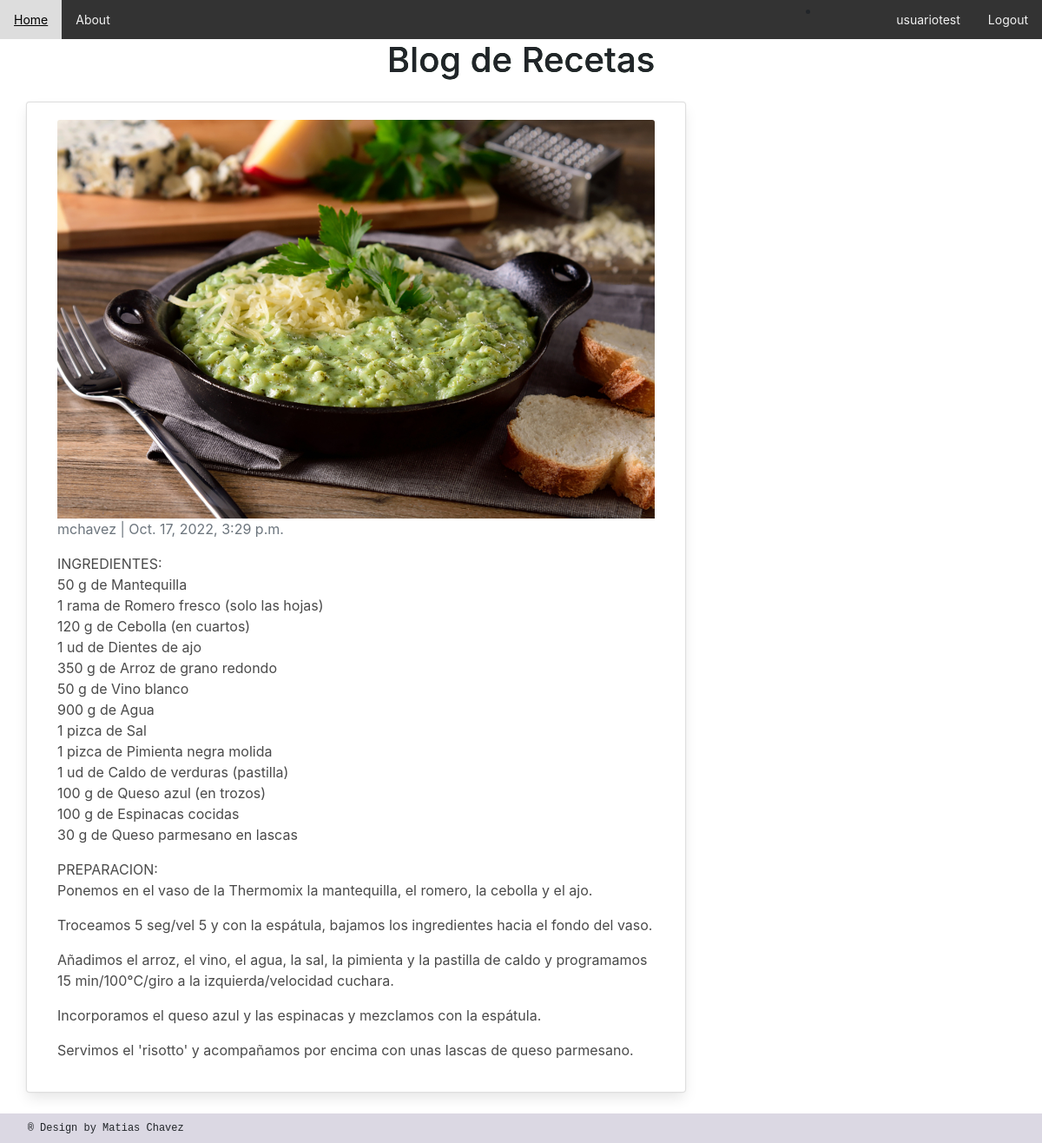
The page /AppGlobal/risotto-de-espinaca-y-queso-azul/ (signed in) on the database its author committed.
### AppGlobal/models.py (models this page shows, shortened)
class Blog(models.Model):
   titulo = models.CharField(max_length=60, unique=True)
   slug = AutoSlugField(populate_from='titulo',editable=True, always_update=True)
   descripcion = models.CharField(max_length=120, unique=True)
   body = models.TextField()
   publish_date = models.DateTimeField(auto_now_add=True)
   image = models.ImageField(upload_to='imagenes', null = True, blank = True)
   author= models.ForeignKey(User, on_delete=models.CASCADE, default = '0')

### AppGlobal/views.py (the view)
# urls.py: path('<slug:slug>/', PostDetail.as_view(), name='post_detail'),
class PostDetail(DetailView):
    model = Blog
    context_object_name = 'post'
    template_name = 'blog_detail.html'

### AppGlobal/templates/blog_detail.html (shortened to what this page needs)
{% extends 'home.html' %}
{% block body %}
<div class="container">
  <div class="row">
    <div class="col-md-8 card mb-4  mt-3 left  top">
      <div class="card-body">
        <img src="/media/{{post.image}}" class="card-img-top" alt="..." height="200px">
        <p class=" text-muted">{{ post.author }} | {{ post.publish_date }}</p>
        <p class=" text-muted">{{ post.body |linebreaks }}</p>
      </div>
    </div>
  </div>
</div>
{% endblock body %}

### AppGlobal/templates/home.html (shortened to what this page needs)
<!DOCTYPE html>
<html lang="en">
<head>
    {% load static %}
    <link href="https://cdnjs.cloudflare.com/ajax/libs/font-awesome/5.15.3/css/all.min.css" rel="stylesheet" />
    <link href="https://cdn.jsdelivr.net/npm/bootstrap@5.2.2/dist/css/bootstrap.min.css" rel="stylesheet">
    <link rel="stylesheet" href="{%static 'css/myestilo.css'%}">
    <link rel="stylesheet" href="{% static 'css/bulma.min.css' %}">
    <link rel="stylesheet" href="{% static 'css/style.css' %}">
    <link href="//maxcdn.bootstrapcdn.com/bootstrap/4.1.1/css/bootstrap.min.css" rel="stylesheet" id="bootstrap-css">
    <link href="https://cdn.jsdelivr.net/npm/bootstrap@5.0.2/dist/css/bootstrap.min.css" rel="stylesheet">
    <link rel="stylesheet" href="https://maxcdn.bootstrapcdn.com/bootstrap/4.0.0/css/bootstrap.min.css">
</head>
<header>
    <div class="topnav">
        <a href="/AppGlobal/home">Home</a>
        <a href="/AppGlobal/about">About</a>
        <div class="topnav-right">
            {% if request.user.is_authenticated  %}
            <li class="nav-item" style="position: absolute; right: 250px">
            </li>
            <a href="/AppGlobal/perfil">{{ user.username }}</a>
            <a href="/AppGlobal/logout">Logout</a>
            {% else %}
            <a href="/AppGlobal/login">Login</a>
            <a href="/AppGlobal/registro">Registro</a>
            {% endif %}
        </div>
      </div>
</header>
<h1>Blog de Recetas</h1>
{% block body %}{% endblock %}
<footer>
    <p class="pFooter"> ®  Design by Matias Chavez </p>
    </footer>

### AppGlobal/static/css/myestilo.css (style rules this page uses)
.topnav { background-color: #333; overflow: hidden; }
.topnav a { float: left; color: #f2f2f2; text-align: center; padding: 12px 16px; text-decoration: none; font-size: 14px; }
.topnav-right { float: right; }
footer { background-color: #dbd8e3; padding: 8px; }
.pFooter { font-family: monospace; font-size: 12px; margin-left: 2%; margin-top: auto; margin-bottom: auto; }
h1 { font-size: 40px; font-weight: 800; background-image: linear-gradient(90deg, rgba(0,36,1,1) 61%, rgba(10,93,62,1) 100%, rgba(0,212,255,1) 100%); color: transparent; background-clip: text; -webkit-background-clip: text; margin-left: auto; position: relative; text-align: center; padding: .5% }

### AppGlobal/static/css/style.css (style rules this page uses)
* { box-sizing:border-box }

### rows shown on the page
Blog: image (picture), author "mchavez", publish_date "Oct. 17, 2022, 3:29 p.m.", body "INGREDIENTES: 50 g de Mantequilla 1 rama de Romero fresco (solo las hojas) 120 g de Cebolla (en cuartos) 1 ud de Dientes de ajo 350 g de Arroz de grano redondo 50 g de Vino blanco 900 g de Agua 1 pizca de Sal 1 pizca de Pimienta negra molida 1 ud de Caldo de verduras (pastilla) 100 g de Queso azul (en trozos) 100 g de Espinacas cocidas 30 g de Queso parmesano en lascas PREPARACION: Ponemos en el vaso de la Thermomix la mantequilla, el romero, la cebolla y el ajo. Troceamos 5 seg/vel 5 y con la espátula, bajamos los ingredientes hacia el fondo del vaso. Añadimos el arroz, el vino, el agua, la sal, la pimienta y la pastilla de caldo y programamos 15 min/100°C/giro a la izquierda/velocidad…"

### other values the page prints
{{ user.username }} "usuariotest"
